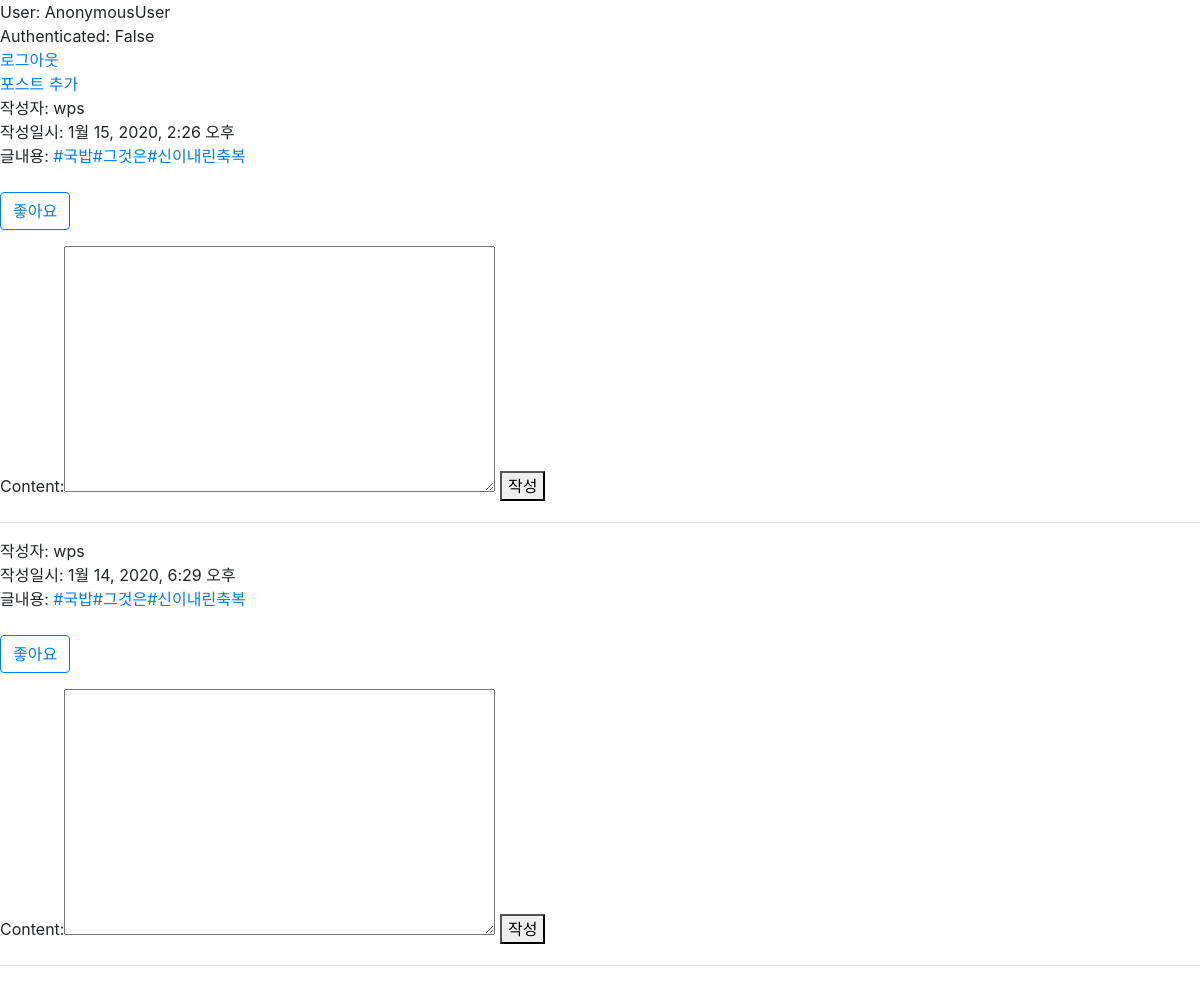
Screenshot of /explore/tags/국밥/ with the database file from the repository.
### posts/models.py (models this page shows, shortened)
class Post(models.Model):
    TAG_PATTERN = re.compile(r'#(\w+)')
    """
    인스타그램의 포스팅
    """
    author = models.ForeignKey(User, on_delete=models.CASCADE)
    content = models.TextField(blank=True)
    content_html = models.TextField(blank=True)
    like_users = models.ManyToManyField(User, through='PostLike', related_name='like_post_set')
    created = models.DateTimeField(auto_now_add=True)
    tags = models.ManyToManyField(
        'Tag', verbose_name='해시태그 목록', related_name='posts', blank=True
    )

### members/models.py (models this page shows)
class User(AbstractUser):
    img_profile = models.ImageField('프포필이미지', blank=True, upload_to='users/')
    name = models.CharField('이름', max_length=100)

### posts/views.py (the view)
# urls.py: path('explore/tags/<str:tag>/', post_list_by_tag, name='post=list-by-tag'),
def post_list_by_tag(request, tag):
    posts = Post.objects.filter(tags__name__iexact=tag).order_by('-pk')
    comment_form = CommentCreateForm()
    context = {
        'posts': posts,
        'comment_form': comment_form,
    }
    return render(request, 'posts/post-list.html', context)

### posts/forms.py (shortened to what this page needs)
class CommentCreateForm(forms.Form):
    content = forms.CharField(
        max_length=10,
        widget=forms.Textarea()
    )

### templates/posts/post-list.html (shortened to what this page needs)
{% extends 'base.html' %}
{% block content %}
    <div>User: {{ request.user }}</div>
    <div>Authenticated: {{ request.user.is_authenticated }}</div>
    <div>
        <a href="{% url 'members:logout' %}">로그아웃</a>
    </div>
    <div>
        <a href="{% url 'posts:post-create' %}">포스트 추가</a>
    </div>
    {% for post in posts %}
        <div>작성자: {{ post.author }}</div>
        <div>작성일시: {{ post.created }}</div>
        <div>글내용: {{ post.content_html|safe }}</div>
        <div>
        </div>
        <form action="{% url 'posts:post-like' pk=post.pk %}" method="POST">
            {% if post in user.like_post_set.all %}
                <button class="btn btn-primary" type="submit">싫어용</button>
            {% else %}
                <button class="btn btn-outline-primary" type="submit">좋아요</button>
            {% endif %}
        </form>
        <div>
            <div>
                <form action="{% url 'posts:comment-create' post_pk=post.pk %}" method="POST">
                    {{ comment_form }}
                    <button type="submit">작성</button>
                </form>
            </div>
        </div>
        <hr>
    {% endfor %}
{% endblock %}

### rows the page displays
Post: author "wps", created "1월 15, 2020, 2:26 오후", content_html "#국밥 #그것은 #신이내린축복"
Post: author "wps", created "1월 14, 2020, 6:29 오후", content_html "#국밥 #그것은 #신이내린축복"

### other values shown
{{ request.user }} "AnonymousUser"
{{ request.user.is_authenticated }} "False"
